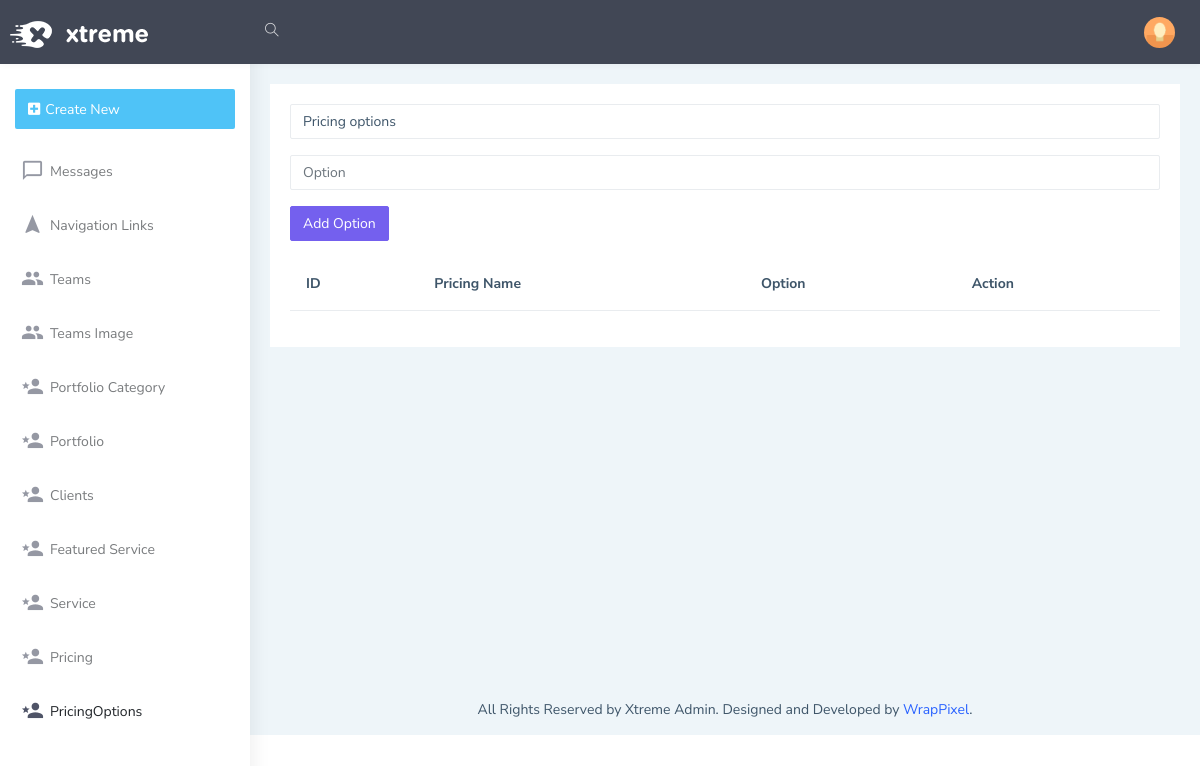
The page /admin/pricingoption on the database as committed earlier.
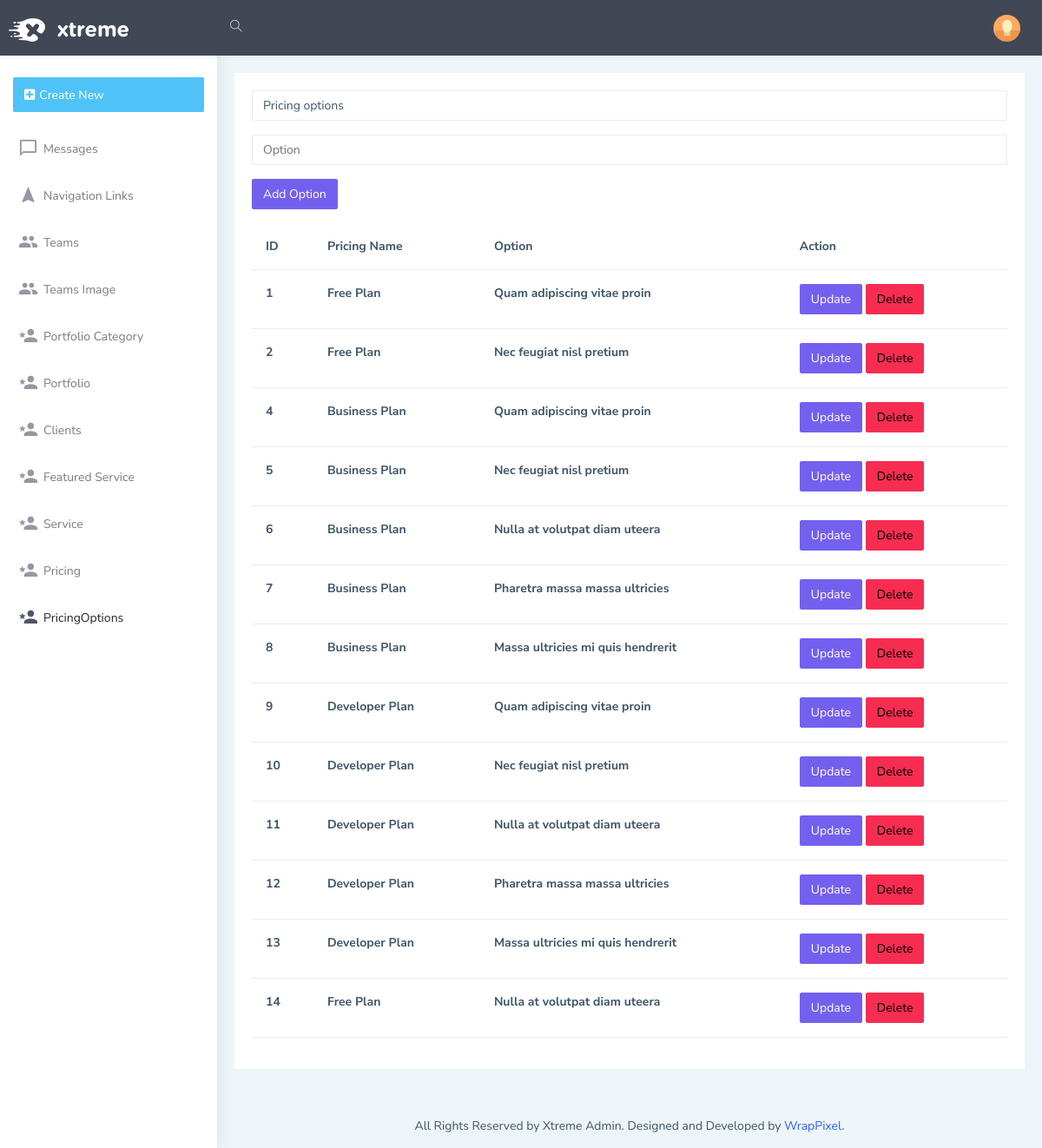
The same page on the database as committed later.
### models.py (models this page shows)
class PricingOptions(db.Model):
    Id=db.Column(db.Integer,primary_key=True,autoincrement=True)
    pricing_id=db.Column(db.Integer, db.ForeignKey('pricing.Id'))
    option=db.Column(db.String(50))

class Pricing(db.Model):
    Id=db.Column(db.Integer,primary_key=True,autoincrement=True)
    name=db.Column(db.String(50))
    amount=db.Column(db.Integer)
    options=db.relationship('PricingOptions', backref='pricing_options', lazy=True)

### admin/routes.py (the view)
@admin_bp.route('/pricingoption', methods=['GET','POST'])
def pricingoption():
    from models import Pricing
    pricings=Pricing.query.all()
    pricingoptionform=PricingOptionsForm()
    pricingoptions=PricingOptions.query.all()
    return render_template('admin/pricing/pricingoptions.html',pricings=pricings,pricingoptionform=pricingoptionform,pricingoptions=pricingoptions,Pricing=Pricing)

### admin/forms.py
class PricingOptionsForm(FlaskForm):
    option=StringField('option')
    submit=SubmitField('Add Option')

### admin/templates/admin/pricing/pricingoptions.html (shortened to what this page needs)
{% extends 'admin/layout.html' %}
{% block body %}
<form action="/admin/pricingoption/add" method="POST" enctype="multipart/form-data">
    <select name="pricing" class="form-control">
      <option value="Pricing options">Pricing options</option>
    </select>
    <div class="mb-3">
      {{pricingoptionform.option(class="form-control my-3", id="exampleFormControlInput1", placeholder="Option")}}
    </div>
    <div class="mb-3">
      {{pricingoptionform.submit(class="btn btn-primary", id="exampleFormControlInput1", placeholder="Add Option")}}
    </div>
<table class="table">
  <thead>
    <tr>
      <th scope="col">ID</th>
      <th scope="col">Pricing Name</th>
      <th scope="col">Option</th>
      <th scope="col">Action</th>
    </tr>
  </thead>
  <tbody>
    {% for pricingoption in pricingoptions %}
      <tr>
        <th>{{pricingoption.Id}}</th>
        <th>{{Pricing.query.filter_by(Id=pricingoption.pricing_id).first().name}}</th>
        <th>{{pricingoption.option}}</th>
        <th>
          <a href="/admin/pricingoption/update/{{pricingoption.Id}}" class="btn btn-primary">Update</a>
          <a href="/admin/pricingoption/delete/{{pricingoption.Id}}" class="btn btn-danger">Delete</a>
        </th>
      </tr>
    {% endfor %}
  </tbody>
</table>
{% endblock %}}

Rows that differ between the two databases and show on the page:
added PricingOptions: Id "1", option "Quam adipiscing vitae proin"
added Pricing: query.filter_by "Free Plan"
added PricingOptions: Id "2", option "Nec feugiat nisl pretium"
added PricingOptions: Id "4", option "Quam adipiscing vitae proin"
added Pricing: query.filter_by "Business Plan"
added PricingOptions: Id "5", option "Nec feugiat nisl pretium"
added PricingOptions: Id "6", option "Nulla at volutpat diam uteera"
added PricingOptions: Id "7", option "Pharetra massa massa ultricies"
added PricingOptions: Id "8", option "Massa ultricies mi quis hendrerit"
added PricingOptions: Id "9", option "Quam adipiscing vitae proin"
added Pricing: query.filter_by "Developer Plan"
added PricingOptions: Id "10", option "Nec feugiat nisl pretium"
added PricingOptions: Id "11", option "Nulla at volutpat diam uteera"
added PricingOptions: Id "12", option "Pharetra massa massa ultricies"
added PricingOptions: Id "13", option "Massa ultricies mi quis hendrerit"
added PricingOptions: Id "14", option "Nulla at volutpat diam uteera"
